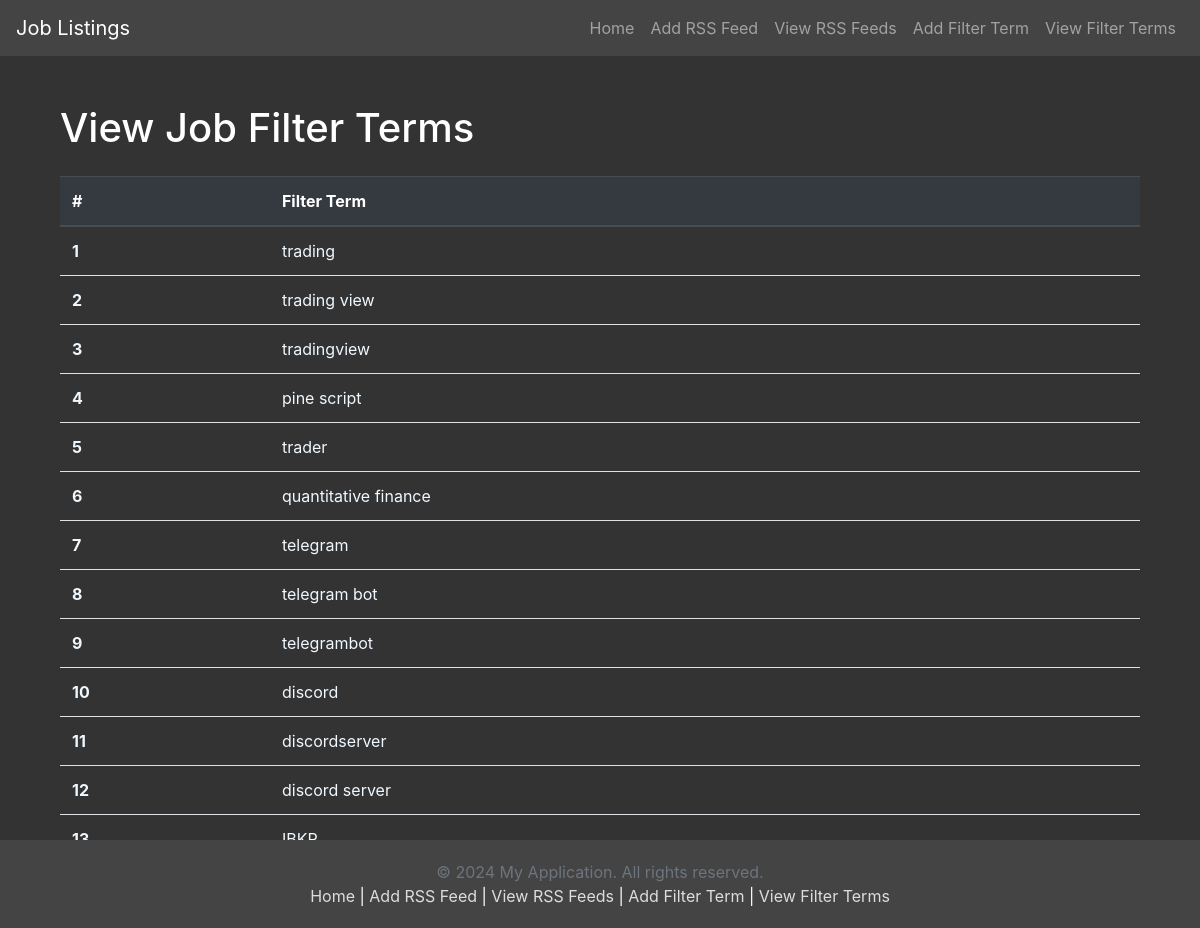
The app's page /view_job_filter_terms with its own data.
### main.py (models this page shows, shortened)
class JobFilterTerm(db.Model):
    id = db.Column(db.Integer, primary_key=True)
    filter_term = db.Column(db.String(120), unique=True, nullable=False)

### main.py (the view)
@app.route('/view_job_filter_terms')
def view_job_filter_terms():
    filters = JobFilterTerm.query.all()
    return render_template('view_job_filter_terms.html', filters=filters)

### templates/view_job_filter_terms.html (shortened to what this page needs)
{% extends "base.html" %}
{% block content %}
<div class="container">
    <h1 class="mt-5">View Job Filter Terms</h1>
    <table class="table mt-4">
        <thead class="thead-dark">
            <tr>
                <th scope="col">#</th>
                <th scope="col">Filter Term</th>
            </tr>
        </thead>
        <tbody>
            {% if filters %}
                {% for filter in filters %}
                <tr>
                    <th style="color: aliceblue;" scope="row">{{ loop.index }}</th>
                    <td style="color: aliceblue;">{{ filter.filter_term }}</td>
                </tr>
                {% endfor %}
            {% else %}
                <tr>
                    <td colspan="2">No job filter terms found.</td>
                </tr>
            {% endif %}
        </tbody>
    </table>
</div>
{% endblock %}

### templates/base.html (shortened to what this page needs)
<!DOCTYPE html>
<html lang="en">
<head>
    <link rel="stylesheet" href="https://stackpath.bootstrapcdn.com/bootstrap/4.5.2/css/bootstrap.min.css">
</head>
<body>
    <nav class="navbar navbar-expand-lg navbar-dark">
        <a class="navbar-brand" href="{{ url_for('display_jobs') }}">Job Listings</a>
        <div class="collapse navbar-collapse" id="navbarNav">
            <ul class="navbar-nav ml-auto">
                <li class="nav-item">
                    <a class="nav-link" href="{{ url_for('display_jobs') }}">Home</a>
                </li>
                <li class="nav-item">
                    <a class="nav-link" href="{{ url_for('add_rss_feed_link') }}">Add RSS Feed</a>
                </li>
                <li class="nav-item">
                    <a class="nav-link" href="{{ url_for('view_rss_feed_links') }}">View RSS Feeds</a>
                </li>
                <li class="nav-item">
                    <a class="nav-link" href="{{ url_for('add_job_filter_term') }}">Add Filter Term</a>
                </li>
                <li class="nav-item">
                    <a class="nav-link" href="{{ url_for('view_job_filter_terms') }}">View Filter Terms</a>
                </li>
            </ul>
        </div>
    </nav>
    <div class="container mt-5">
        {% block content %}
        {% endblock %}
    </div>
    <footer class="footer">
        <div class="container">
            <span class="text-muted">© 2024 My Application. All rights reserved.</span>
            <br>
            <a href="{{ url_for('display_jobs') }}">Home</a> |
            <a href="{{ url_for('add_rss_feed_link') }}">Add RSS Feed</a> |
            <a href="{{ url_for('view_rss_feed_links') }}">View RSS Feeds</a> |
            <a href="{{ url_for('add_job_filter_term') }}">Add Filter Term</a> |
            <a href="{{ url_for('view_job_filter_terms') }}">View Filter Terms</a>
        </div>
    </footer>
</body>
</html>

### templates/base.html (style rules this page uses)
body { background-color: #333; color: #fff; }
.navbar, .footer { background-color: #444; }
.footer { padding: 20px 0; text-align: center; position: fixed; width: 100%; bottom: 0; }
a { color: #ddd; }

### records on screen
JobFilterTerm: filter_term "trading"
JobFilterTerm: filter_term "trading view"
JobFilterTerm: filter_term "tradingview"
JobFilterTerm: filter_term "pine script"
JobFilterTerm: filter_term "trader"
JobFilterTerm: filter_term "quantitative finance"
JobFilterTerm: filter_term "telegram"
JobFilterTerm: filter_term "telegram bot"
JobFilterTerm: filter_term "telegrambot"
JobFilterTerm: filter_term "discord"
JobFilterTerm: filter_term "discordserver"
JobFilterTerm: filter_term "discord server"
JobFilterTerm: filter_term "IBKR"
